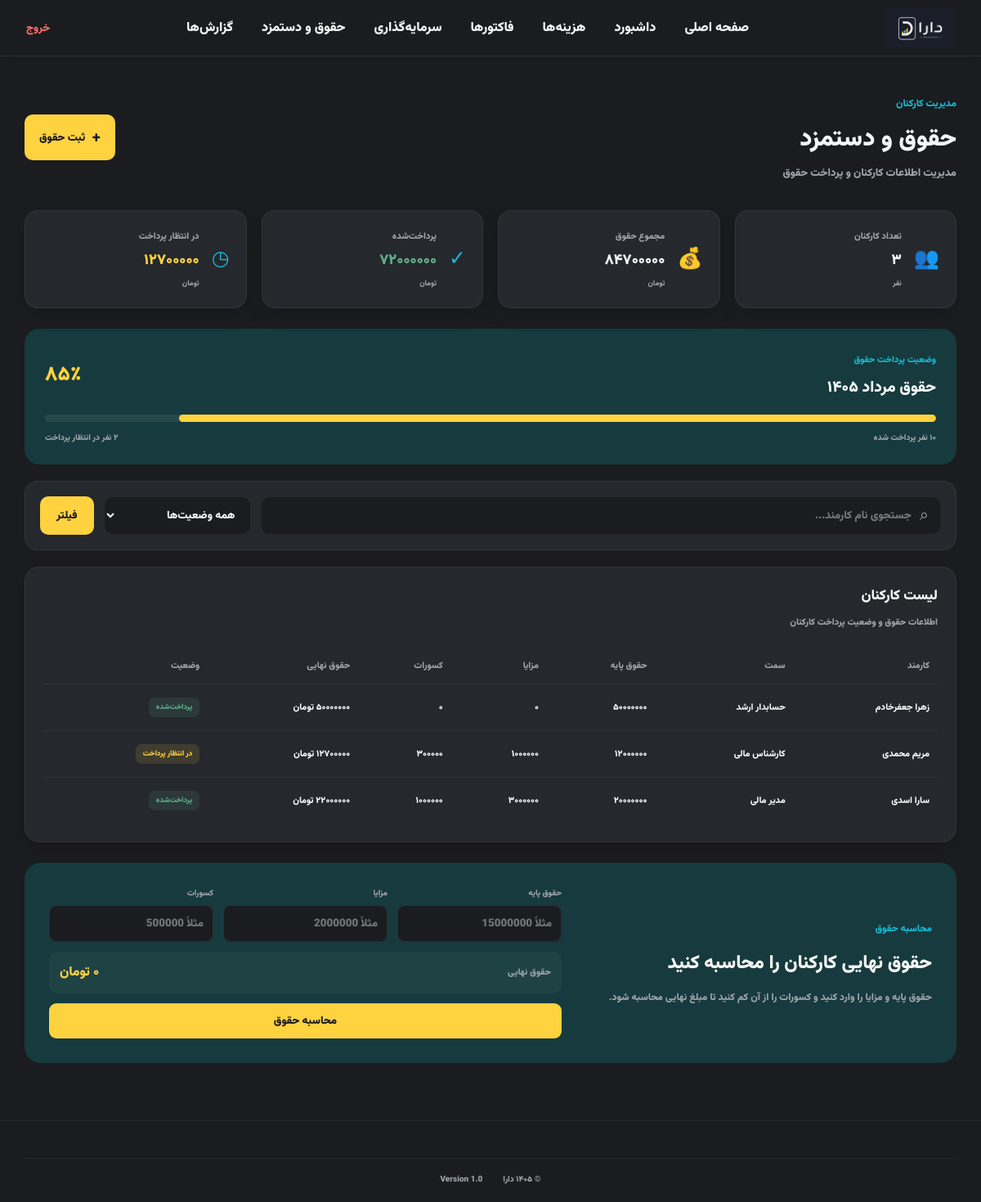
Screenshot of /payrolls/ (signed in) with the database file from the repository.
### Exam/models.py (models this page shows, shortened)
class Payroll(models.Model):
    STATUS_CHOICES = (
        ('0', 'پرداخت‌شده'),
        ('1', 'در انتظار پرداخت'),
    )
    employee_name = models.CharField(max_length=127, verbose_name="نام کارمند")
    position = models.CharField(max_length=127, verbose_name="سمت")
    base_salary = models.BigIntegerField(verbose_name="حقوق پایه")
    benefits = models.BigIntegerField(default=0, verbose_name="مزایا")
    deductions = models.BigIntegerField(default=0, verbose_name="کسورات")
    status = models.CharField(max_length=1, choices=STATUS_CHOICES, default='1', verbose_name="وضعیت")
    created_at = models.DateTimeField(auto_now_add=True, verbose_name="تاریخ ثبت")
    updated_at = models.DateTimeField(auto_now=True, verbose_name="تاریخ ویرایش")
    user = models.ForeignKey(Person, null=True, blank=True, on_delete=models.SET_NULL, verbose_name="کاربر")
    class Meta:
        verbose_name = "حقوق و دستمزد"
        verbose_name_plural = "حقوق و دستمزدها"
    @property
    def final_salary(self):
        return (self.base_salary + self.benefits) - self.deductions

### Exam/views.py (the view, shortened to what this page needs)
# urls.py: path('payrolls/', views.payrolls, name='payrolls'),
@login_required(login_url='login')
def payrolls(request):
    query = request.GET.get('q', '')
    status = request.GET.get('status', 'all')
    all_payrolls = Payroll.objects.all().order_by('-created_at')
    if query:
        all_payrolls = all_payrolls.filter(employee_name__icontains=query)
    if status and status != 'all':
        all_payrolls = all_payrolls.filter(status=status)
    employee_count = all_payrolls.count()
    total_salary = sum(p.final_salary for p in all_payrolls)
    paid_salary = sum(p.final_salary for p in all_payrolls if p.status == '0')
    pending_salary = sum(p.final_salary for p in all_payrolls if p.status == '1')
    context = {
        'payrolls': all_payrolls,'employee_count': employee_count,
        'total_salary': total_salary,
        'paid_salary': paid_salary,
        'pending_salary': pending_salary,
        'query': query,
        'selected_status': status,
    }
    return render(request, 'payroll.html', context)

### Exam/templatetags/custom_filters.py (called while the page is built)
@register.filter(name='to_persian')
def to_persian(value):
    if value is None:
        return ''
    english_digits = '0123456789'
    persian_digits = '۰۱۲۳۴۵۶۷۸۹'
    translation_table = str.maketrans(english_digits, persian_digits)
    return str(value).translate(translation_table)

### templates/payroll.html (shortened to what this page needs)
{% extends 'base.html' %}
{% load humanize %}
{% load custom_filters %}
{% load static %}
{% block content %}
    <main class="payroll-page">
        <section class="page-header">
            <div>
                <span class="page-label">
                    مدیریت کارکنان
                </span>
                <h1>
                    حقوق و دستمزد
                </h1>
                <p>
                    مدیریت اطلاعات کارکنان و پرداخت حقوق
                </p>
            </div>
            <button
                class="add-payroll-btn"
                id="openPayrollModal"
            >
                <span>+</span>
                ثبت حقوق
            </button>
        </section>
        <section class="payroll-summary-grid">
            <div class="payroll-summary-card">
                <span class="payroll-icon">
                    👥
                </span>
                <div>
                    <span class="summary-title">
                        تعداد کارکنان
                    </span>
                    <strong>
                        {{ employee_count|to_persian }}
                    </strong>
                    <small>
                        نفر
                    </small>
                </div>
            </div>
            <div class="payroll-summary-card">
                <span class="payroll-icon">
                    💰
                </span>
                <div>
                    <span class="summary-title">
                        مجموع حقوق
                    </span>
                    <strong>
                        {{ total_salary|intcomma|to_persian }}
                    </strong>
                    <small>
                        تومان
                    </small>
                </div>
            </div>
            <div class="payroll-summary-card">
                <span class="payroll-icon">
                    ✓
                </span>
                <div>
                    <span class="summary-title">
                        پرداخت‌شده
                    </span>
                    <strong class="payroll-paid">
                        {{ paid_salary|intcomma|to_persian }}
                    </strong>
                    <small>
                        تومان
                    </small>
                </div>
            </div>
            <div class="payroll-summary-card">
                <span class="payroll-icon">
                    ◷
                </span>
                <div>
                    <span class="summary-title">
                        در انتظار پرداخت
                    </span>
                    <strong class="payroll-pending">
                        {{ pending_salary|intcomma|to_persian }}
                    </strong>
                    <small>
                        تومان
                    </small>
                </div>
            </div>
        </section>
        <section class="payroll-progress-card">
            <div class="payroll-progress-info">
                <div>
                    <span class="progress-label">
                        وضعیت پرداخت حقوق
                    </span>
                    <h2>
                        حقوق مرداد ۱۴۰۵
                    </h2>
                </div>
                <strong>
                    ۸۵٪
                </strong>
            </div>
            <div class="progress-bar">
                <div class="progress-value"></div>
            </div>
            <div class="progress-details">
                <span>
                    ۱۰ نفر پرداخت شده
                </span>
                <span>
                    ۲ نفر در انتظار پرداخت
                </span>
            </div>
        </section>
        <form method="GET" action="{% url 'payrolls' %}" class="payroll-filter-box">
            <div class="payroll-search">
                <span>⌕</span>
                <input type="text" name="q" value="{{ query }}" placeholder="جستجوی نام کارمند...">
            </div>
            <select name="status">
                <option value="all">همه وضعیت‌ها</option>
            </select>
            <button type="submit" style="background: var(--color-primary); color: #1A1C1F; border: none; padding: 0 20px; border-radius: 10px; cursor: pointer; font-family: 'vazir';">فیلتر</button>
        </form>
        <section class="payroll-table-card">
            <div class="section-title">
                <div>
                    <h2>
                        لیست کارکنان
                    </h2>
                    <span>
                        اطلاعات حقوق و وضعیت پرداخت کارکنان
                    </span>
                </div>
            </div>
            <div class="payroll-table-wrapper">
                <table>
                    <thead>
                        <tr>
                            <th>کارمند</th>
                            <th>سمت</th>
                            <th>حقوق پایه</th>
                            <th>مزایا</th>
                            <th>کسورات</th>
                            <th>حقوق نهایی</th>
                            <th>وضعیت</th>
                        </tr>
                    </thead>
                    <tbody id="payrollTable">
                        {% for p in payrolls %}
                        <tr>
                            <td>{{ p.employee_name }}</td>
                            <td>{{ p.position }}</td>
                            <td>{{ p.base_salary|intcomma|to_persian }}</td>
                            <td>{{ p.benefits|intcomma|to_persian }}</td>
                            <td>{{ p.deductions|intcomma|to_persian }}</td>
                            <td>{{ p.final_salary|intcomma|to_persian }} تومان</td>
                            <td>
                                {% if p.status == '0' %}
                                    <span class="payroll-status paid">پرداخت‌شده</span>
                                {% else %}
                                    <span class="payroll-status pending">در انتظار پرداخت</span>
                                {% endif %}
                            </td>
                        </tr>
                        {% endfor %}
                    </tbody>
                </table>
            </div>
        </section>
        <section class="salary-calculator">
            <div class="calculator-content">
                <span class="calculator-label">
                    محاسبه حقوق
                </span>
                <h2>
                    حقوق نهایی کارکنان را محاسبه کنید
                </h2>
                <p>
                    حقوق پایه و مزایا را وارد کنید و کسورات را
                    از آن کم کنید تا مبلغ نهایی محاسبه شود.
                </p>
            </div>
            <div class="calculator-box">
                <div>
                    <label>
                        حقوق پایه
                    </label>
                    <input
                        type="number"
                        id="baseSalary"
                        placeholder="مثلاً 15000000"
                    >
                </div>
                <div>
                    <label>
                        مزایا
                    </label>
                    <input
                        type="number"
                        id="benefits"
                        placeholder="مثلاً 2000000"
                    >
                </div>
                <div>
                    <label>
                        کسورات
                    </label>
                    <input
                        type="number"id="deductions"
                        placeholder="مثلاً 500000"
                    >
                </div>
                <div class="salary-result">
                    <span>
                        حقوق نهایی
                    </span>
                    <strong id="salaryResult">
                        ۰ تومان
                    </strong>
                </div>
                <button
                    id="calculateSalary"
                    class="calculate-btn"
                >
                    محاسبه حقوق
                </button>
            </div>
        </section>
    </main>
{% endblock %}

### rows the page displays
Payroll: employee_name "زهرا جعفرخادم", position "حسابدار ارشد", base_salary|to_persian "۵۰۰۰۰۰۰۰", benefits|to_persian "۰", deductions|to_persian "۰", final_salary|to_persian "۵۰۰۰۰۰۰۰", status "پرداخت‌شده"
Payroll: employee_name "مریم محمدی", position "کارشناس مالی", base_salary|to_persian "۱۲۰۰۰۰۰۰", benefits|to_persian "۱۰۰۰۰۰۰", deductions|to_persian "۳۰۰۰۰۰", status "در انتظار پرداخت"
Payroll: employee_name "سارا اسدی", position "مدیر مالی", base_salary|to_persian "۲۰۰۰۰۰۰۰", benefits|to_persian "۳۰۰۰۰۰۰", deductions|to_persian "۱۰۰۰۰۰۰", final_salary|to_persian "۲۲۰۰۰۰۰۰", status "پرداخت‌شده"

### other values shown
{{ employee_count|to_persian }} "۳"
{{ total_salary|intcomma|to_persian }} "۸۴۷۰۰۰۰۰"
{{ paid_salary|intcomma|to_persian }} "۷۲۰۰۰۰۰۰"
{{ pending_salary|intcomma|to_persian }} "۱۲۷۰۰۰۰۰"
